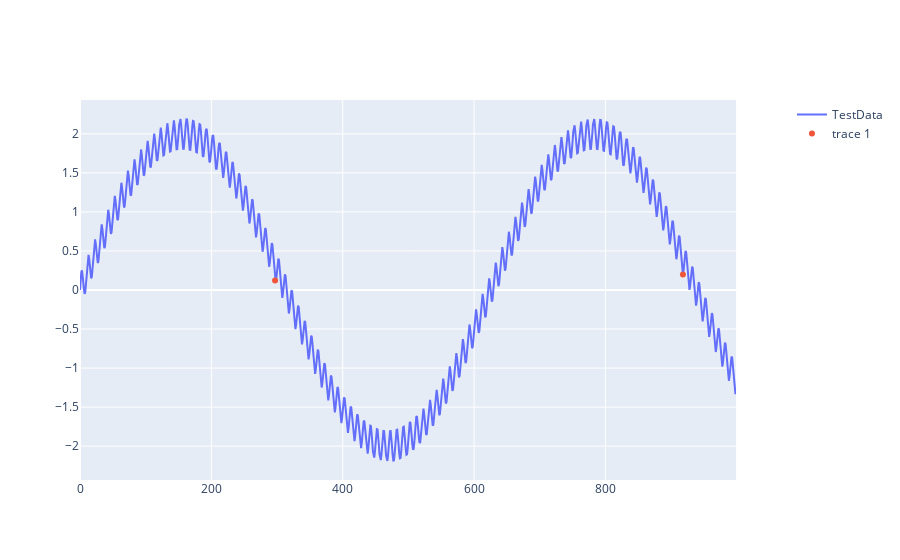

Notebook code cell kept with this figure:
### Code cell
import pandas as pd
import numpy as np
import plotly.graph_objects as go
from plotly.subplots import make_subplots
from prefixed import Float

def findCross(signal: np.ndarray, triggerLevel: float, hysteresis: float):
  upValue = triggerLevel + hysteresis
  downValue = triggerLevel - hysteresis
  isUp = signal[0] > upValue
  cross = np.array([], dtype=int)
  for i, v in enumerate(signal):
    if isUp and v < downValue:
      isUp = False
      cross = np.append(cross, [i])
    elif not isUp and v > upValue:
      isUp = True

  return cross

def findWave(signal: np.ndarray, nWaves: int, triggerLevel: float):
  """ Finds trigger level crossing with hysteresis """
  hysteresis = 0.3

  cross = findCross(signal, triggerLevel, hysteresis)
  print(cross)
  # crossDiff = np.diff(cross)

  # print(np.mean(crossDiff))
  # crossDown = np.flatnonzero(upMask2)
  # print(crossDown)
  # cross = np.flatnonzero(upMask1 | upMask2)

  # """ if few crossing points are found ignore trigger """
  # if cross.size < 5:
  #   return np.array([]), []

  # """ Select a center crossing point """
  # centerCross = cross.size - (nWaves * 2) - 1
  # if signal[cross[centerCross]] < signal[cross[centerCross] + 10]:
  #   centerCross -= 1

  # triggered = np.copy(signal[cross[centerCross - 1]:cross[centerCross + (2 * nWaves)]])

  # refCross = cross[centerCross - 1: centerCross + 2] - cross[centerCross - 1]
  
  return cross



# df = pd.read_csv('test.csv')
# data = np.array(df.values).transpose()[2]
fs = 10e3
f1 = 16
f2 = 1000

data = 2 * np.sin(np.array(range(1000)) * 2 * np.pi * f1 / fs) + 0.2 * np.sin(np.array(range(1000)) * 2 * np.pi * f2 / fs)

xAxis = np.array(range(data.size))

cross = findWave(data, 1, 0.5)

fig1 = make_subplots(specs=[[{"secondary_y": True}]])
fig1.add_trace(go.Scatter(x=xAxis, y=data, name='TestData'))
# fig1.add_trace(go.Scatter(x=[xAxis[i] for i in up], y=[data[i] for i in up], mode='markers'))
# fig1.add_trace(go.Scatter(x=[xAxis[i] for i in down], y=[data[i] for i in down], mode='markers'))
fig1.add_trace(go.Scatter(x=[xAxis[i] for i in cross], y=[data[i] for i in cross], mode='markers'))

fig1.show()

### Figure 1 — Plotly figure (JSON) as saved in the notebook; plotly's stock layout.template omitted (floating-point values rounded to 4 significant figures; data arrays with more than 128 entries replaced by an {"elided": "..."} marker saying what was removed)
{"data": [{"name": "TestData", "type": "scatter", "x": {"elided": "1000 int values"}, "y": {"elided": "1000 float values"}}, {"mode": "markers", "type": "scatter", "x": [297, 918], "y": [0.1202, 0.1994]}], "layout": {"xaxis": {"anchor": "y", "domain": [0, 0.94]}, "yaxis": {"anchor": "x", "domain": [0, 1]}, "yaxis2": {"anchor": "x", "overlaying": "y", "side": "right"}}}
